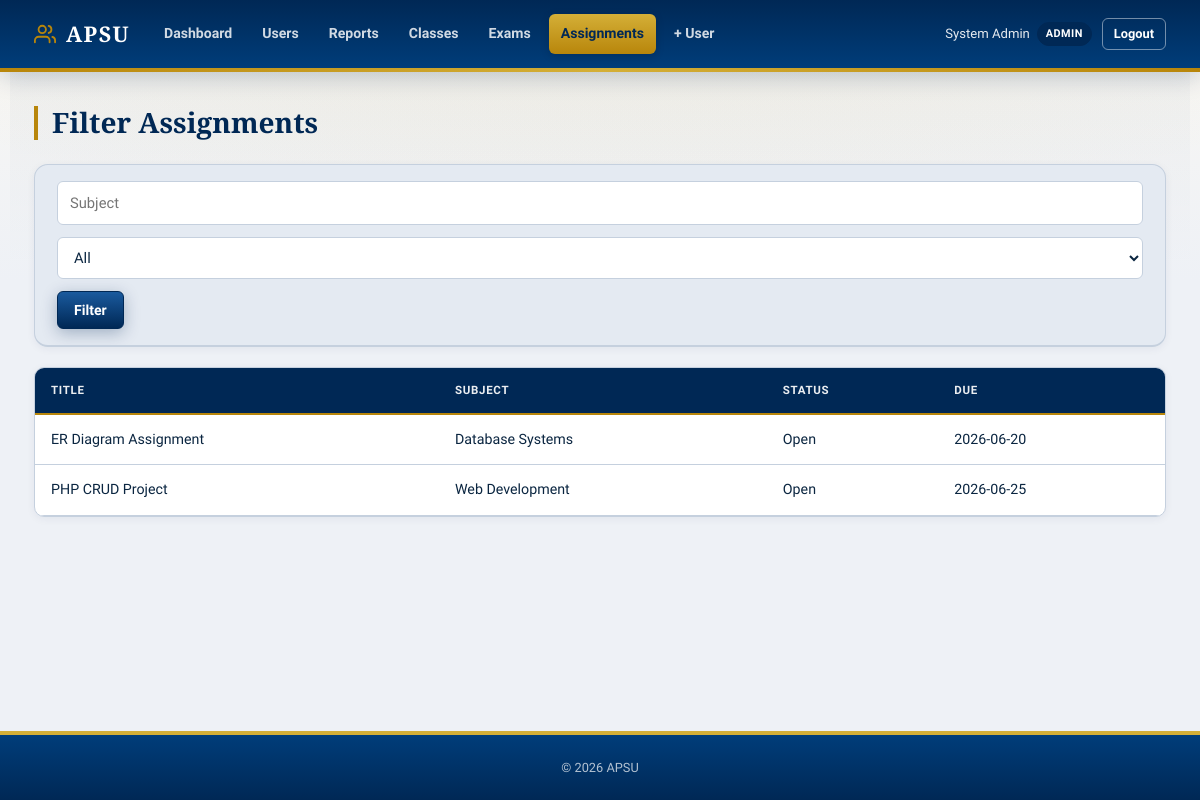
/assignments/index.php?action=filter (signed in), run on the app's committed database.
### tables this page shows
CREATE TABLE assignments (
    id          INT AUTO_INCREMENT PRIMARY KEY,
    teacher_id  INT NOT NULL,
    title       VARCHAR(255) NOT NULL,
    subject     VARCHAR(255) NOT NULL,
    assign_date DATE NOT NULL,
    due_date    DATE NOT NULL,
    status      ENUM('Open', 'Closed') NOT NULL DEFAULT 'Open',
    created_at  TIMESTAMP NOT NULL DEFAULT CURRENT_TIMESTAMP,
    FOREIGN KEY (teacher_id) REFERENCES users(id) ON DELETE CASCADE
);

### assignments/model/Assignment.php (called while the page is built, shortened)
<?php
class Assignment
{
    public function listAll(?string $subject = null, ?string $status = null): array
    {
        $sql = 'SELECT a.*, u.full_name AS teacher_name FROM assignments a
                JOIN users u ON a.teacher_id = u.id WHERE 1=1';
        $p = [];
        $sql .= ' ORDER BY a.due_date ASC';
        $st = $this->pdo->prepare($sql);
        $st->execute($p);
        return $st->fetchAll();
    }
}

### assignments/views/filter.php (the view)
<?php  require __DIR__ . '/../../includes/header.php'; ?>
<div class="page-header"><h1 class="page-title">Filter Assignments</h1></div>
<form method="GET" class="filter-bar card" style="margin-bottom:20px;"><input type="hidden" name="action" value="filter">
<input name="subject" class="form-control" placeholder="Subject" value="<?= htmlspecialchars($_GET['subject'] ?? '') ?>">
<select name="status" class="form-control"><option value="">All</option><option value="Open">Open</option><option value="Closed">Closed</option></select>
<button class="btn btn-primary">Filter</button></form>
<div class="table-card"><table class="data-table">
<thead><tr><th>Title</th><th>Subject</th><th>Status</th><th>Due</th></tr></thead>
<tbody><?php foreach ($items as $a): ?>
<tr><td><?= htmlspecialchars($a['title']) ?></td><td><?= htmlspecialchars($a['subject']) ?></td><td><?= htmlspecialchars($a['status']) ?></td><td><?= htmlspecialchars($a['due_date']) ?></td></tr>
<?php endforeach; ?></tbody></table></div>
<?php require __DIR__ . '/../../includes/footer.php'; ?>

### assets/css/style.css (style rules this page uses)
*, *::before, *::after { box-sizing: border-box; margin: 0; padding: 0; }
:root { --color-navy: #002855; --color-navy-mid: #003d7a; --color-navy-light: #1a5a9e; --color-gold: #b8860b; --color-gold-bright: #d4af37; --color-gold-light: #f5ecd4; --color-cream: #faf8f3; --color-maroon: #6b1f2a; --color-bg: #eef1f6; --color-surface: #ffffff; --color-soft: #e4eaf2; --color-border: #c5d0de; --color-border-dark: #8fa3b8; --color-text: #0a2540; --color-text-muted: #3d5266; --color-text-light: #5c7083; --color-primary: #002855; --color-primary-h: #001d3d; --color-primary-lt: #e8eef6; --color-success: #166534; --color-success-lt: #dcfce7; --color-warning: #92400e; --color-warning-lt: #fef3c7; --color-danger: #991b1b; --color-danger-lt: #fee2e2; --color-info: #1e40af; --color-info-lt: #dbeafe; --radius-sm: 6px; --radius: 10px; --radius-lg: 14px; --shadow-sm: 0 2px 8px rgba(0, 40, 85, .06); --shadow: 0 12px 32px rgba(0, 40, 85, .1); --shadow-lg: 0 24px 56px rgba(0, 40, 85, .14); --font-serif: "Crimson Pro", "Georgia", "Times New Roman", serif; --font-sans: "Source Sans 3", "Segoe UI", system-ui, sans-serif; --font-mono: "Cascadia Code", monospace; --header-h: 72px; --transition: 0.2s cubic-bezier(0.4, 0, 0.2, 1); }
html { font-size: 16px; scroll-behavior: smooth; }
body { min-height: 100vh; display: flex; flex-direction: column; font-family: var(--font-sans); font-weight: 400; color: var(--color-text); background-color: var(--color-bg); background-image: radial-gradient(ellipse 80% 50% at 50% -20%, rgba(212, 175, 55, .12), transparent), linear-gradient(180deg, var(--color-cream) 0%, var(--color-bg) 280px); line-height: 1.65; -webkit-font-smoothing: antialiased; }
.form-control { width: 100%; min-height: 42px; padding: 9px 12px; border: 1.5px solid var(--color-border); border-radius: var(--radius-sm); outline: none; background: var(--color-surface); color: var(--color-text); font: inherit; font-size: .92rem; transition: border-color .15s, box-shadow .15s, background .15s; }
select.form-control { cursor: pointer; }
.btn { min-height: 38px; display: inline-flex; align-items: center; justify-content: center; gap: 7px; padding: 9px 16px; border: 1.5px solid transparent; border-radius: var(--radius-sm); font: inherit; font-size: .88rem; font-weight: 800; line-height: 1; white-space: nowrap; cursor: pointer; text-decoration: none; transition: transform .15s, box-shadow .15s, background .15s, border-color .15s, color .15s; }
.btn-primary { border-color: var(--color-navy); background: linear-gradient(180deg, var(--color-navy-light) 0%, var(--color-navy) 100%); color: #fff; box-shadow: 0 4px 16px rgba(0, 40, 85, .3); }
.card { border: 1px solid var(--color-border); border-radius: var(--radius-lg); background: var(--color-surface); box-shadow: var(--shadow-sm); overflow: hidden; transition: box-shadow var(--transition); }
.page-header { display: flex; align-items: center; justify-content: space-between; gap: 14px; flex-wrap: wrap; margin-bottom: 24px; }
.page-title { color: var(--color-navy); font-family: var(--font-serif); font-size: 1.75rem; font-weight: 700; line-height: 1.2; border-left: 4px solid var(--color-gold); padding-left: 14px; }
.filter-bar { display: flex; align-items: flex-end; gap: 12px; flex-wrap: wrap; padding: 16px 22px; border-bottom: 1px solid var(--color-border); background: #fbfdfd; }
.filter-bar { background: var(--color-soft); border-bottom: 2px solid var(--color-border); }
.data-table { width: 100%; border-collapse: collapse; font-size: .89rem; }
.data-table th, .data-table td { padding: 13px 16px; border-bottom: 1px solid var(--color-border); text-align: left; }
.data-table th { background: var(--color-navy); color: rgba(255, 255, 255, .92); font-size: .72rem; font-weight: 700; letter-spacing: .06em; text-transform: uppercase; border-bottom: 2px solid var(--color-gold); }
.table-card { border: 1px solid var(--color-border); border-radius: var(--radius); background: var(--color-surface); overflow: hidden; box-shadow: var(--shadow-sm); }

### data on the page
assignments: title "ER Diagram Assignment", subject "Database Systems", status "Open", due_date "2026-06-20"
assignments: title "PHP CRUD Project", subject "Web Development", status "Open", due_date "2026-06-25"

### other printed values
$_SESSION['full_name'] "System Admin"
$role "ADMIN"
